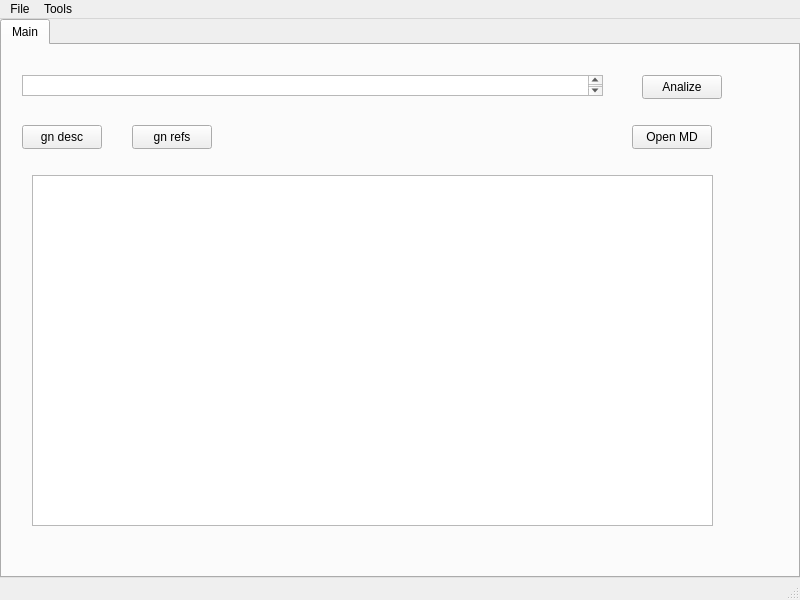
<?xml version="1.0" encoding="UTF-8"?>
<ui version="4.0">
 <class>MainWindow</class>
 <widget class="QMainWindow" name="MainWindow">
  <property name="geometry">
   <rect>
    <x>0</x>
    <y>0</y>
    <width>800</width>
    <height>600</height>
   </rect>
  </property>
  <property name="windowTitle">
   <string>MainWindow</string>
  </property>
  <widget class="QWidget" name="centralwidget">
   <layout class="QVBoxLayout" name="verticalLayout">
    <property name="leftMargin">
     <number>0</number>
    </property>
    <property name="topMargin">
     <number>0</number>
    </property>
    <property name="rightMargin">
     <number>0</number>
    </property>
    <property name="bottomMargin">
     <number>0</number>
    </property>
    <item>
     <widget class="QTabWidget" name="tabRoot">
      <widget class="QWidget" name="tpMain">
       <attribute name="title">
        <string>Main</string>
       </attribute>
       <widget class="QPushButton" name="pbAnalize">
        <property name="geometry">
         <rect>
          <x>640</x>
          <y>30</y>
          <width>80</width>
          <height>24</height>
         </rect>
        </property>
        <property name="text">
         <string>Analize</string>
        </property>
       </widget>
       <widget class="QPushButton" name="pbGnDesc">
        <property name="geometry">
         <rect>
          <x>20</x>
          <y>80</y>
          <width>80</width>
          <height>24</height>
         </rect>
        </property>
        <property name="text">
         <string>gn desc</string>
        </property>
       </widget>
       <widget class="QTextEdit" name="txtResult">
        <property name="geometry">
         <rect>
          <x>30</x>
          <y>130</y>
          <width>681</width>
          <height>351</height>
         </rect>
        </property>
       </widget>
       <widget class="QPushButton" name="pbGnRefs">
        <property name="geometry">
         <rect>
          <x>130</x>
          <y>80</y>
          <width>80</width>
          <height>24</height>
         </rect>
        </property>
        <property name="text">
         <string>gn refs</string>
        </property>
       </widget>
       <widget class="QPushButton" name="pbOpenMD">
        <property name="geometry">
         <rect>
          <x>630</x>
          <y>80</y>
          <width>80</width>
          <height>24</height>
         </rect>
        </property>
        <property name="text">
         <string>Open MD</string>
        </property>
       </widget>
       <widget class="QTextEdit" name="txtLine">
        <property name="geometry">
         <rect>
          <x>20</x>
          <y>30</y>
          <width>581</width>
          <height>21</height>
         </rect>
        </property>
        <property name="tabChangesFocus">
         <bool>true</bool>
        </property>
       </widget>
      </widget>
     </widget>
    </item>
   </layout>
  </widget>
  <widget class="QMenuBar" name="menubar">
   <property name="geometry">
    <rect>
     <x>0</x>
     <y>0</y>
     <width>800</width>
     <height>21</height>
    </rect>
   </property>
   <widget class="QMenu" name="menuFile">
    <property name="title">
     <string>File</string>
    </property>
    <addaction name="actionQuit"/>
   </widget>
   <widget class="QMenu" name="menuTools">
    <property name="title">
     <string>Tools</string>
    </property>
    <addaction name="actionOption"/>
   </widget>
   <addaction name="menuFile"/>
   <addaction name="menuTools"/>
  </widget>
  <widget class="QStatusBar" name="statusbar"/>
  <action name="actionQuit">
   <property name="text">
    <string>Quit</string>
   </property>
  </action>
  <action name="actionOption">
   <property name="text">
    <string>Option...</string>
   </property>
  </action>
 </widget>
 <resources/>
 <connections/>
</ui>
